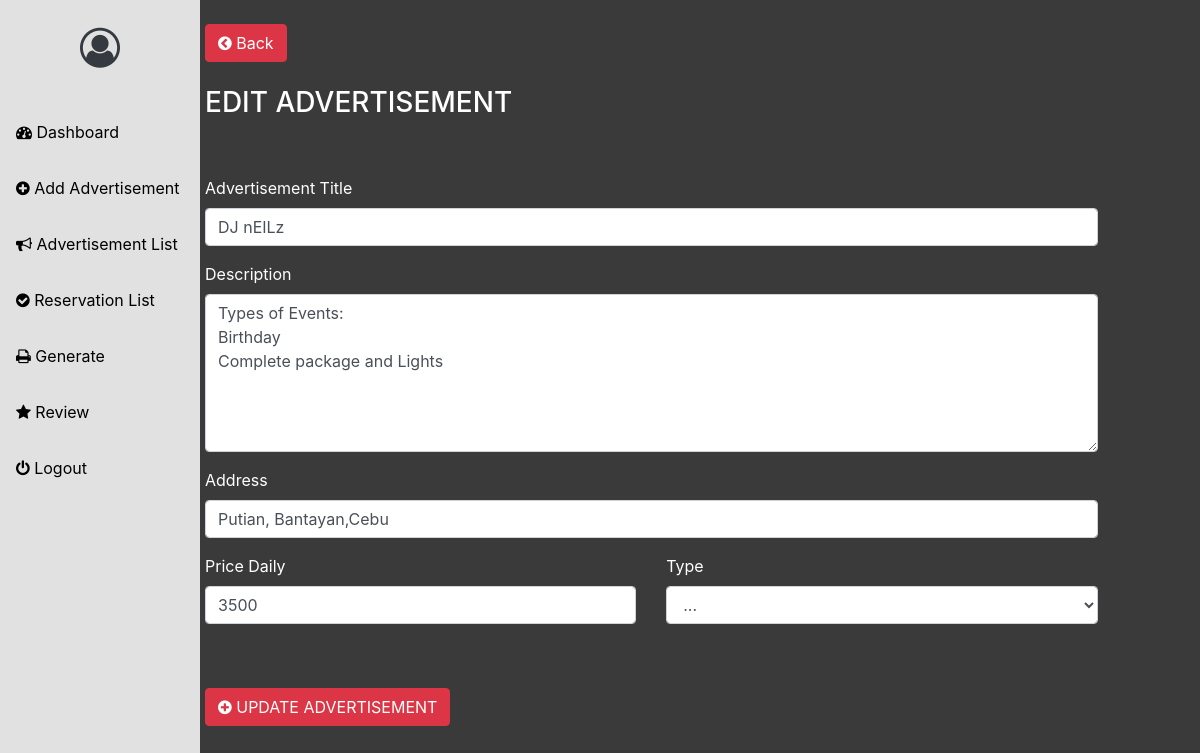
The page /owner/edit.php?bh_id=27304 on the database its author committed.
### tables this page shows
CREATE TABLE `rental` (
  `id` int(100) NOT NULL,
  `rental_id` varchar(1000) NOT NULL,
  `landlord_id` varchar(100) NOT NULL,
  `title` varchar(100) NOT NULL,
  `address` varchar(100) NOT NULL,
  `photo` varchar(1000) NOT NULL,
  `monthly` varchar(1000) NOT NULL,
  `description` varchar(10000) NOT NULL,
  `video` varchar(1000) NOT NULL,
  `type` varchar(100) NOT NULL,
  `status` varchar(80) NOT NULL,
  `date` date NOT NULL,
  `fee` varchar(80) NOT NULL,
  `reserve` varchar(80) NOT NULL,
  `ref` varchar(100) NOT NULL,
  `shot` varchar(200) NOT NULL
);

### owner/edit.php (the view, shortened to what this page needs)
<?php include('header.php'); ?>
<?php
$rental_id = $_GET['bh_id'];
$sql_edit = "SELECT * FROM rental WHERE rental_id='$rental_id'";
$result_edit = mysqli_query($dbconnection,$sql_edit);
while($row_edit = $result_edit->fetch_assoc()) {
    $title = $row_edit['title'];
    $address = $row_edit['address'];
    $monthly = $row_edit['monthly'];
    $description = $row_edit['description'];
}
?>
<div class="row text-white">
<div class="col-sm-2">
<?php include('sidebar.php'); ?>
</div>
<div class="col-sm-9">
<br />
<a href="advertisement.php" class="btn btn-danger"><i class="fa fa-chevron-circle-left" aria-hidden="true"></i> Back</a>
<br />
<br />
<h3>EDIT ADVERTISEMENT</h3>
<br />
<br />
<form action="" method="POST" enctype="multipart/form-data">
  <div class="form-group">
    <label>Advertisement Title</label>
    <input name="title" type="text" class="form-control" value="<?php echo $title; ?>" required>
  </div>
  <div class="form-group">
    <label>Description</label>
  <textarea class="form-control" rows="6" name="description" required><?php echo $description; ?></textarea>
</div>
  <div class="form-group">
    <label>Address</label>
    <input name="address" type="text" value="<?php echo $address; ?>" class="form-control" required>
  </div>
  <div class="row">
    <div class="col">
      <div class="form-group">
    <label>Price Daily</label>
    <input class="form-control" type="number" value="<?php echo $monthly; ?>" name="monthly" required>
  </div>
    </div>
    <div class="col">
      <div class="form-group">
    <label>Type</label>
   <select name="type" class="form-control" required>
    <option value="Videoke">...</option>
   </select>
  </div>
    </div>
  </div>
<br />
<br />
  <button type="submit" name="update" class="btn btn-danger"><i class="fa fa-plus-circle" aria-hidden="true"></i> UPDATE ADVERTISEMENT</button>
</form>
</div>
</div>
<br />
<br />
<br />
<?php include('footer.php'); ?>

### owner/header.php (style rules this page uses)
body, html { margin: 0; padding: 0; overflow-x: hidden; background: #3a3a3a; }

### rows shown on the page
rental: title "DJ nEILz", description "Types of Events: Birthday Complete package and Lights", address "Putian, Bantayan,Cebu", monthly "3500"
